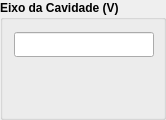
                    <widget class="QGroupBox" name="groupBox_6">
                     <property name="minimumSize">
                      <size>
                       <width>166</width>
                       <height>120</height>
                      </size>
                     </property>
                     <property name="maximumSize">
                      <size>
                       <width>166</width>
                       <height>120</height>
                      </size>
                     </property>
                     <property name="font">
                      <font>
                       <weight>75</weight>
                       <bold>true</bold>
                      </font>
                     </property>
                     <property name="title">
                      <string>Eixo da Cavidade (V)</string>
                     </property>
                     <layout class="QVBoxLayout" name="verticalLayout_8">
                      <item>
                       <layout class="QVBoxLayout" name="verticalLayout_2">
                        <item>
                         <widget class="PyDMLineEdit" name="PyDMLineEdit_8">
                          <property name="minimumSize">
                           <size>
                            <width>140</width>
                            <height>25</height>
                           </size>
                          </property>
                          <property name="maximumSize">
                           <size>
                            <width>140</width>
                            <height>25</height>
                           </size>
                          </property>
                          <property name="toolTip">
                           <string/>
                          </property>
                          <property name="whatsThis">
                           <string>
    Writeable text field to send and display channel values
    </string>
                          </property>
                         </widget>
                        </item>
                        <item>
                         <layout class="QHBoxLayout" name="horizontalLayout_3">
                          <item>
                           <widget class="PyDMLed" name="PyDMLed_12">
                            <property name="minimumSize">
                             <size>
                              <width>21</width>
                              <height>41</height>
                             </size>
                            </property>
                            <property name="maximumSize">
                             <size>
                              <width>21</width>
                              <height>41</height>
                             </size>
                            </property>
                            <property name="toolTip">
                             <string/>
                            </property>
                            <property name="whatsThis">
                             <string/>
                            </property>
                            <property name="onColour">
                             <enum>QLed::Green</enum>
                            </property>
                            <property name="offColour">
                             <enum>QLed::Red</enum>
                            </property>
                           </widget>
                          </item>
                          <item>
                           <widget class="PyDMLed" name="PyDMLed_13">
                            <property name="minimumSize">
                             <size>
                              <width>21</width>
                              <height>41</height>
                             </size>
                            </property>
                            <property name="maximumSize">
                             <size>
                              <width>21</width>
                              <height>41</height>
                             </size>
                            </property>
                            <property name="toolTip">
                             <string/>
                            </property>
                            <property name="whatsThis">
                             <string/>
                            </property>
                            <property name="onColour">
                             <enum>QLed::Green</enum>
                            </property>
                            <property name="offColour">
                             <enum>QLed::Red</enum>
                            </property>
                           </widget>
                          </item>
                          <item>
                           <widget class="PyDMLed" name="PyDMLed_14">
                            <property name="minimumSize">
                             <size>
                              <width>21</width>
                              <height>41</height>
                             </size>
                            </property>
                            <property name="maximumSize">
                             <size>
                              <width>21</width>
                              <height>41</height>
                             </size>
                            </property>
                            <property name="toolTip">
                             <string/>
                            </property>
                            <property name="whatsThis">
                             <string/>
                            </property>
                            <property name="onColour">
                             <enum>QLed::Green</enum>
                            </property>
                            <property name="offColour">
                             <enum>QLed::Red</enum>
                            </property>
                           </widget>
                          </item>
                         </layout>
                        </item>
                       </layout>
                      </item>
                     </layout>
                    </widget>
